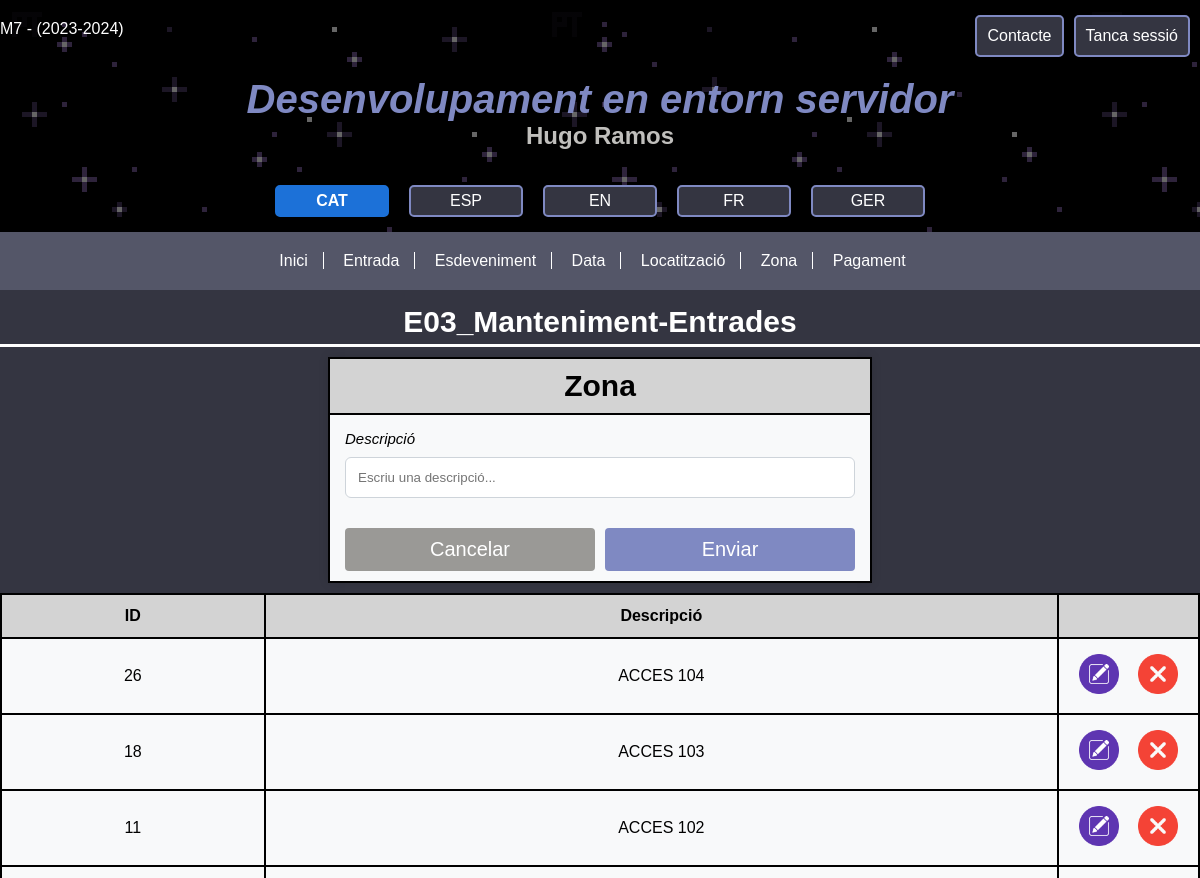
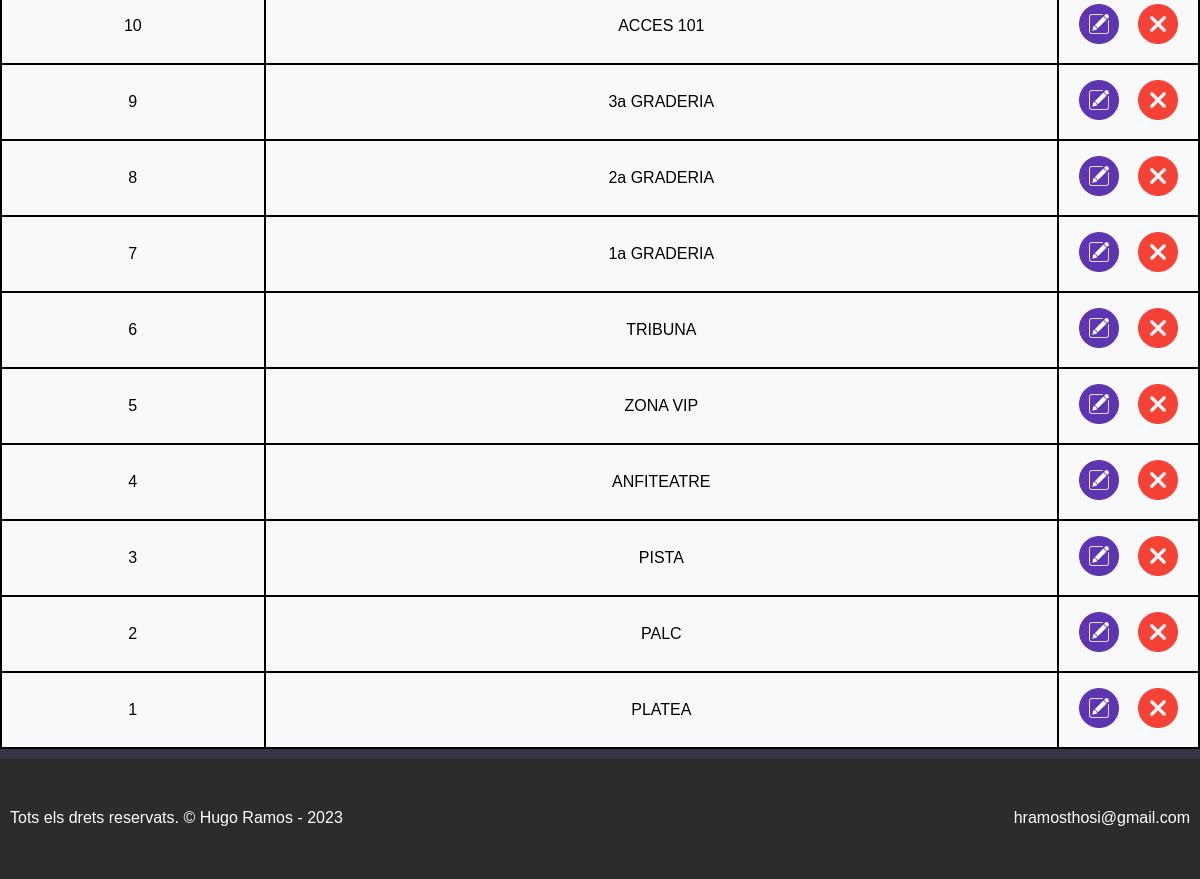
The app's page /?Zona/show (signed in) with its own data (2 pictures, top to bottom).
### tables this page shows
CREATE TABLE `tbl_zona` (
  `id` int NOT NULL,
  `descripcio` varchar(30) NOT NULL
);

### classes/controlador/controller.class.php (called while the page is built, shortened)
<?php
class Controller {
    function sanitize($string, $convertir = 0){
        if (strlen($string) == 0) {
            $string = "";
        }else {
            $string = trim($string);
            $string = htmlspecialchars(stripslashes(trim($string, '-')));
            $string = strip_tags($string);
            $string = preg_replace('|%([a-fA-F0-9][a-fA-F0-9])|', '---$1---', $string);
            $string = str_replace('%', '', $string);
            $string = preg_replace('|---([a-fA-F0-9][a-fA-F0-9])---|', '%$1', $string);
        }
        return $string;
    }
}

### classes/model/DataBase.php (called while the page is built, shortened)
<?php
class DataBase {
    private $sgbd = "mysql";
    public $link;
    private static $_instance;
    private function __construct($usr = 0){
        switch ($this->sgbd){
            case "mysql":
                switch ($usr) {
                    case 0:
                        if ($link = new mysqli(ini_get("mysqli.default_host"), ini_get("mysqli.default_user"), ini_get("mysqli.default_pw"), "myweb")){
                            $this->link = $link;
                        }else{
                            throw new Exception("No s'ha pogut establir una conexió.");
                        }
                    break;
                }
            break;
        }
    }
    public static function getInstance($usr = 0){
        if (!(self::$_instance instanceof self)){
            self::$_instance = new self($usr);
        }
        return self::$_instance;
    }
    public function executeSQL($query, $params = null){
        switch ($this->sgbd){
            case "mysql":
                if ($stmt = $this->link->prepare($query)){
                    if ($stmt->execute($params)){
                        $res = $stmt->get_result();
                        if ($res !== false) {
                            $dades = $res->fetch_all(MYSQLI_ASSOC);
                            return $dades;
                        }else {
                            $stmt->close();
                            return true;
                        }
                    }
                }
                return false;
                break;
        }
    }
}

### classes/controlador/zonacontroller.class.php (called while the page is built, shortened)
<?php
class ZonaController extends Controller {
    private $zona;
    private $zonaModel;
    private $zonaView;
    public function __construct(Zona $param = null) {
        $this->zona = (is_null($param)) ? new Zona("", "") : $param;
        $this->zonaModel = new ZonaModel();
        $this->zonaView = new ZonaView();
    }
    public function show($params) {
        if (isset($_COOKIE["lang"])) {
            $lang = $_COOKIE["lang"];
        }else {
            $lang = "cat";
        }
        $frmErrors = array();
        $zones = $this->zonaModel->read();
        $this->zonaView->show($lang, $zones, $frmErrors, $this->zona);
    }
}

### index.php (called while the page is built, shortened)
<?php
    try {
        $cFront = new FrontController();
        $cFront->dispatch();
    }catch (Exception $e) {
        $vError = new ErrorView();
        $vError->show($e);
    }
?>

### classes/model/Zona.php (called while the page is built, shortened)
<?php
class Zona {
    public function __construct($id, $descripcio){
        $this->id = $id;
        $this->descripcio = $descripcio;
    }
}

### classes/model/ZonaModel.php (called while the page is built, shortened)
<?php
class ZonaModel implements Crudable {
    public $db_consulta;
    public function __construct(){
        $this->db_consulta = DataBase::getInstance(1);
    }
    public function read($zona = null){
        $zones = $this->db_consulta->executeSQL("SELECT * FROM `tbl_zona` ORDER BY `id` DESC");
        $zonesObj = array();
        foreach ($zones as $fila) {
            $zonesObj[] = new Zona($fila["id"], $fila["descripcio"]);
        }
        return $zonesObj;
    }
}

### languages/cat_traduccions.php (called while the page is built)
<?php
    $traduccio = array(
        "contacte" => "Contacte",
        "login" => "Inicia sessió",
        "logout" => "Tanca sessió",
        "header-titol" => "Desenvolupament en entorn servidor",
        "nav1" => "Inici",
        "nav2" => "Formulari",
        "nav3" => "Cotitzacions",
        "nav4" => "Llibre de visites",
        "nav5" => "Manteniment d'entrades",
        "ex1" => "Llibre-de-visites",
        "ex2" => "Formulari-de-registre-i-inici-de-sessió",
        "ex3" => "Manteniment-d'entrades",
        "drets" => "Tots els drets reservats",
        "main-titol" => "Projectes",
        "desc1" => "Apartat on s'aniran pujant tots els projectes realitzats durant el curs, separats per UF's. Per a accedir a ells n'hi ha prou amb donar clic en la seva respectiva categoria, o des del menú superior.",
        "desc2" => "Verificar les dades rebudes d'un formulari amb els controls adients i la funció de SANITIZE. Posteriorment, afegir l'informació rebuda a un XML amb els camps de data i hora.",
        "desc3" => "Fer web-scraping a una pàgina web d'inversions i obtenir un array amb les dades. Posteriorment posar aquestes dades a una taula i cambiar el color en funció de si ha augmentat el valor o no de les ultimes cotitzacions, amb les sessions.
                    D'altra banda també es canvia el color en funció de si la variació es positiva o negativa.",
        "desc4" => "Consisteix a simular un llibre de visites, on es guardés el nom de l'usuari, mail, satisfacció i un missatge. Les visites escrites pels usuaris, quedaran emmagatzemades en la pàgina.",
        "desc5" => "Crear un formulari de registre i inici de sessió, on es guarden i es recullen les dades d'una base de dades. A més als formularis se sanititzen, verifiquen les dades i les correctes es guarden entre peticions. Finalment es
                    restringeix l'accés a algunes característiques de la pàgina segons es tingui la sessió iniciada o no, amb una sessió de php.",
        "desc6" => "Consisteix en crear el back-office, de manera visual, per gestionar les entrades d'un event. Permet fer una consulta a la base de dades per gestionar les taules data, zona, pagament, localització, esdeveniment i entrada.",
    );
?>

### classes/vista/ZonaView.php (the view, shortened to what this page needs)
<?php
class ZonaView extends View {
    public function show($idioma, $zones, $frmErrors, $zona = null) {
        $formE = '<form id="form-entrada" action="" method="post">
                    <h2>Zona</h2>
                    <div class="fe-inputs">
                        <label for="descripcio">Descripció</label>
                        <input type="text" id="descripcio" name="descripcio" placeholder="Escriu una descripció..." value="' . ($zona ? $zona->descripcio : "") . '">
                        <div class="errors"><span class="error">' . $frmErrors["descripcio1"] . '</span></div>
                        <div class="errors"><span class="error">' . $frmErrors["descripcio2"] . '</span></div>
                        <div class="fe-sInputs">
                            <input type="submit" id="cancelar" name="cancelar" value="Cancelar">
                            <input type="submit" id="enviar" name="enviar" value="Enviar">
                        </div>
                    </div>
                </form>';
        $thead = '<table id="tEntrada"><thead><tr>';
        $th = array(
            "ID",
            "Descripció",
            ""
        );
        foreach ($th as $titol) {
            $thead .= "<th> $titol </th>";
        }
        $thead .= "</tr></thead>";
        $tbody = "<tbody>";
        foreach ($zones as $z) {
            $tbody .= '<tr>
                        <td>' . $z->id . '</td>
                        <td>' . $z->descripcio . '</td>
                        <td class="mInputs">
                            <a href="?Zona/show/'.$z->id.'"><img src="img/editar.png" alt="editar.img"/></a>
                            <a href="?Zona/delete/'.$z->id.'"><img src="img/eliminar.png" alt="eliminar.img"/></a>
                        </td>
                       </tr>';
        }
        $tbody .= "<tbody></table>";
        $taulaE = $thead . $tbody;
        include "templates/head.tpl.php";
        include "templates/header-entrada.tpl.php";
        include "templates/main-entrada.tpl.php";
        include "templates/footer.tpl.php";
    }
}

### classes/controlador/frontcontroller.class.php (shortened to what this page needs)
<?php
class FrontController extends Controller{
    public function dispatch(){
        $params = null;
        if ($_SERVER["REQUEST_METHOD"] == "GET" && count($_GET) == 0) {
            $controller_name = self::DEFAULT_CONTROLLER;
            $action = self::DEFAULT_ACTION;
        }else {
            $url = array_keys($_GET)[0];
            $url = $this->sanitize($url,0);
            $url = trim($url,"/");
            $url = filter_var($url,FILTER_SANITIZE_URL);
            $url = explode("/", $url);
            if (isset($url[0])) {
                $controller_name = ucwords($url[0])."Controller";
                if (isset($url[1])) {
                    $action = $url[1];
                }
            }
        }
        if (file_exists("classes/controlador/".strtolower($controller_name).".class.php")) {
            $controller = new $controller_name();
            if (method_exists($controller,$action)) {
                $controller->$action($params);
            } else {
                throw new Exception("No existeix l'acció $action a $controller_name");
            }
        } else {
            throw new Exception("No existeix el controlador $controller_name");
        }
    }
}

### templates/head.tpl.php (shortened to what this page needs)
<!DOCTYPE html>
<html lang="es">
<head>
    <link rel="stylesheet" href="css/styles.css">
</head>

### templates/header-entrada.tpl.php (shortened to what this page needs)
<body>
	<header>
		<div class="contenedor-header">
			<div id="header1">
				<p>M7 - (2023-2024)</p>
			</div>
			<div id="header2">
    			<div class="header2-class">
    				<a href="?Contacte/form"><?php echo $traduccio["contacte"]?></a>
    				<?php echo (isset($_SESSION["login"])) ? '<a href="?Usuari/logout">'.$traduccio["logout"].'</a>':'<a class="a-login" href="?Usuari/login">'.$traduccio["login"].'</a>';?>
    			</div>
			</div>
			<div id="header3">
				<h1><?php echo $traduccio["header-titol"]?></h1>
				<h2>Hugo Ramos</h2>
			</div>
			<div id="header4">
				<form id="idiomes" method="get" action="">
                    <div class="idioma-cont">
                        <a href="?lang/set/cat" class="<?php echo ($idioma === "cat") ? 'seleccionat' : ""; ?>">CAT</a>
                        <a href="?lang/set/esp" class="<?php echo ($idioma === "esp") ? 'seleccionat' : ""; ?>">ESP</a>
                        <a href="?lang/set/en" class="<?php echo ($idioma === "en") ? 'seleccionat' : ""; ?>">EN</a>
                        <a href="?lang/set/fr" class="<?php echo ($idioma === "fr") ? 'seleccionat' : ""; ?>">FR</a>
                        <a href="?lang/set/ger" class="<?php echo ($idioma === "ger") ? 'seleccionat' : ""; ?>">GER</a>
                    </div>
                </form>
			</div>
		</div>
		<div id="header5">
			<nav>
				<ul>
					<li><a href="index.php"><?php echo $traduccio["nav1"]?></a></li>
					<li><a href="?Entrada/show">Entrada</a></li>
					<li><a href="?Esdeveniment/show">Esdeveniment</a></li>
					<li><a href="?Data/show">Data</a></li>
					<li><a href="?Localitzacio/show">Locatització</a></li>
					<li><a href="?Zona/show">Zona</a></li>
					<li><a href="?Pagament/show">Pagament</a></li>
				</ul>
			</nav>
		</div>
	</header>

### templates/main-entrada.tpl.php
<main>
	<div class="contenedor-entrada">
		<h2>E03_Manteniment-Entrades</h2>
		<div id="fe-div"><?php echo $formE;?></div>
		<div id="taula-guest"><?php echo $taulaE;?></div>
	</div>
</main>

### templates/footer.tpl.php
<footer>
        <div class="contenedor-footer">
            <div id="footer1">
                <p class="p1"><?php echo $traduccio["drets"]?>. &copy; Hugo Ramos - 2023</p>
            </div>
            <div id="footer2">
                <p>hramosthosi@gmail.com</p>
            </div>
        </div>
    </footer>
</body>
</html>

### records on screen
tbl_zona: id "26", descripcio "ACCES 104"
tbl_zona: id "18", descripcio "ACCES 103"
tbl_zona: id "11", descripcio "ACCES 102"
tbl_zona: id "10", descripcio "ACCES 101"
tbl_zona: id "9", descripcio "3a GRADERIA"
tbl_zona: id "8", descripcio "2a GRADERIA"
tbl_zona: id "7", descripcio "1a GRADERIA"
tbl_zona: id "6", descripcio "TRIBUNA"
tbl_zona: id "5", descripcio "ZONA VIP"
tbl_zona: id "4", descripcio "ANFITEATRE"
tbl_zona: id "3", descripcio "PISTA"
tbl_zona: id "2", descripcio "PALC"
tbl_zona: id "1", descripcio "PLATEA"

### other values on screen
$traduccio["contacte"] "Contacte"
$traduccio["logout"] "Tanca sessió"
$traduccio["header-titol"] "Desenvolupament en entorn servidor"
$traduccio["nav1"] "Inici"
$titol "ID"
$titol "Descripció"
$traduccio["drets"] "Tots els drets reservats"
